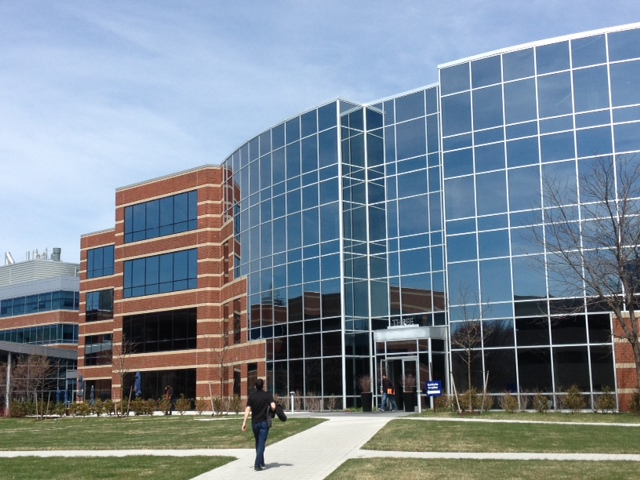
#> input picture ETV1/building1.jpg, 640 x 480 px
$ jupyter execute Assignment1b_ProjectiveTransforms_9117504_JB.ipynb
#> lines starting #> are read from the running program, lines starting #| are printed output that depends on the picture; long printed decimals are rounded
# Activity 1b - Projective Transformation

Your name: James Bishop

Your ID number: 9117504

Now, we are still in the space of 2D image transforms. However, there are some transforms that we cannot complete with a 2x2 matrix. We need to move into the homogeneous (or projective) domain. A simple example of this is translation. Let's investigate.

 * You must not use external libraries other than numpy for calculations and pyplot for displaying the images. We use OpenCV just to read the images - but this must not be used elsewhere. All the libraries are imported in the first cell.

[cell 1]
import cv2
import numpy as np
import matplotlib.pyplot as plt

img = cv2.imread('building1.jpg',cv2.IMREAD_GRAYSCALE)
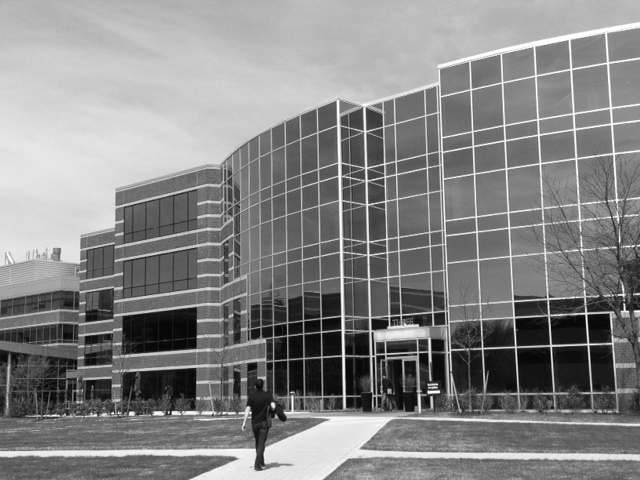
#> img: shape (480, 640); min 0, max 255, mean 133.4
plt.imshow(img,cmap='gray')

## Translation by adding vectors

Let's start with the basics of translating the image. We can do this by adding a translation vector to each coordinate (or the inverse if we are back-mapping, which is simply the subtraction of the vector. Look to Lecture 1.5 for the details on this. But the translation by vector addition is given by
$$
\begin{bmatrix} x' \\ y' \end{bmatrix} =
\begin{bmatrix} x \\ y \end{bmatrix} +
\begin{bmatrix} a \\ b \end{bmatrix}
$$
and the inverse is
$$
\begin{bmatrix} x \\ y \end{bmatrix} =
\begin{bmatrix} x' \\ y' \end{bmatrix} -
\begin{bmatrix} a \\ b \end{bmatrix}
$$
When these are applied to every pixel in the image, we get a translated image.

<font color='blue'>

##### Task:

In the last Python Notebook, you implemented a back-mapping method for transforming the image, based on defining a transform $\mathbf{T}$ and then using the inverse $\mathbf{T}^{-1}$.

Implement a back-mapping method for translation by vector addition. However, instead of multiplying by the inverse transform $\mathbf{T}^{-1}$, do this by subtracting the translation vector.

Much of the code will be similar to the code you created in the last workbook. Feel free to copy it over.

Be sure to check that the pixel locations are valid, and display your translated image.

[cell 2]
##################
# Your code here
#
# A back-mapping method for translation by vector addition

#Create variables to store the translation factors
a=50
b=70

# Calculate the dimensions for the output space based on the translation factors
img_hgt = img.shape[0] + b
img_wdt = img.shape[1] + a

# Create a new empty image with the calculated dimensions for the output space
img_out = np.zeros((img_hgt, img_wdt))

# Create the translation vector
T = np.array([a,b])

# --- Image Translation (Backward Mapping) ---
bound_err_cnt=0 # Boundary error count - the number of attempts to read outside the original image boundary

for y_out in range(img_out.shape[0]):  # iterate each row in the output image
    for x_out in range(img_out.shape[1]): # iterate each column
        pt_out = np.array([x_out,y_out]) # create a matrix of pixels contained in the output image
        pt_orig = np.subtract(pt_out, T) # Subtract translation vector from image pixel

    # No need to perform rounding or interpolation as all values with pixel subtraction
    # or addition are integers
        x_orig = pt_orig[0]
        y_orig = pt_orig[1]
    # check that the original co-ordinates are within the input image bounds
        if 0 <= y_orig < img.shape[0] and 0 <= x_orig < img.shape[1]:
        # Copy the pixel value from the input space to the output space
            img_out[y_out, x_out]=img[y_orig, x_orig]
        else:
            bound_err_cnt += 1
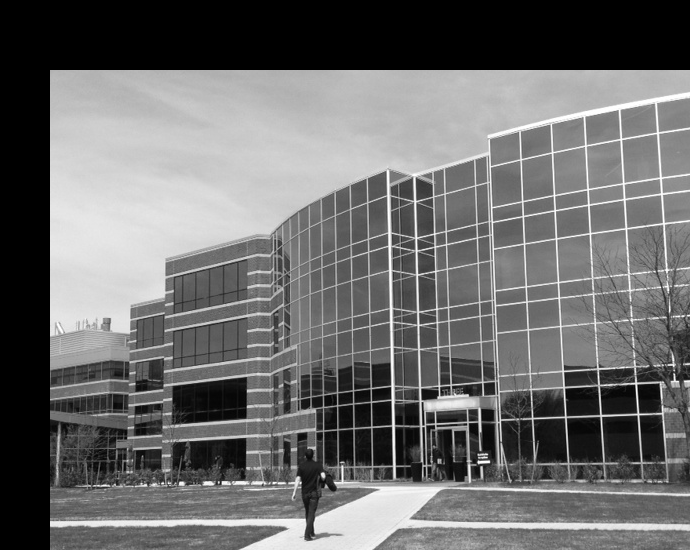
#> img_out: shape (550, 690) float64; min 0, max 255, mean 108
#> after the loop, bound_err_cnt = 72300
print(f"There were {bound_err_cnt} attempts to read outside the original image boundary")
#| There were 72300 attempts to read outside the original image boundary

# Display the inverse transformed image
plt.imshow(img_out, cmap='gray')
plt.title('Translated Image (Backward Mapping)')
plt.show()

## Translation using homogeneous transform

Adding and subtracting vectors is fine, but we like to represent it as a matrix, which brings it into the linear algebra fold, and we can use the whole suite of linear algebra tools that come with that, such as Eigen everything, least squares, singular value decompositions, and so on. This all assumes that we can represent the transformation as a matrix.

But we know, we can't do this using 2x2 matrices. We must move to 3x3 homogeneous transforms.

In this case, we can represent a translation as
$$
\begin{bmatrix} x' \\ y' \\ 1 \end{bmatrix} =
\begin{bmatrix}
1 & 0 & a \\
0 & 1 & b \\
0 & 0 & 1
\end{bmatrix}
\begin{bmatrix} x \\ y \\ 1 \end{bmatrix}
$$
where $(a,b)^\top$ is the translation vector.

<font color='blue'>

##### Task:

Again using back-mapping, implement a homogeneous transform (represented as a 3x3 matrix) version of the translation.

Use the same translation as you used in the code above, and see that the result is the same.

A couple of hints:
 * With back-mapping, we need to use the inverse transform. This is fine with homogeneous transforms, the inversion process (`np.linalg.inv`) works with homogeneous transforms.
 * When you are reading pixel locations as $(x,y)$, to apply the homogeneous transform, you need to convert them to the canonical homogeneous form $(x,y,1)$. You can then multiply this homgeneous coordinate with the homogeneous transform
 * In this case, you don't need to worry about dehomogenisation of the result. You can just take the first two elements of the resulting vector as your transformed coordinate (i.e., just drop the last element of the new coordinate).

[cell 3]
##################
# Your code here

[cell 4]
##################
# Your code here
#Translation using homogenous transform

#Create variables to store the translation factors
a=50
b=70

# Calculate the dimensions for the output space based on the translation factors
img_hgt = img.shape[0] + b
img_wdt = img.shape[1] + a

# Create a new empty image with the calculated dimensions for the output space
img_out = np.zeros((img_hgt, img_wdt))

# Create the homogeneous translation matrix (T_h)
T_h = np.array([
    [1, 0, a],
    [0, 1, b],
    [0, 0, 1]])

# Calculate the inverse of the homogeneous translation matrix
T_h_inv = np.linalg.inv(T_h)


bound_err_cnt_h = 0

for y_out in range(img_out.shape[0]):  # Corrected from img_out_h
    for x_out in range(img_out.shape[1]): # Corrected from img_out_h
        # Convert the output pixel to canonical homogenous form
        pt_out_h = np.array([x_out, y_out, 1])

        # Apply the inverse transform to get the original coordinate, '_fl' denotes 'float'
        pt_orig_h_fl = T_h_inv @ pt_out_h

        # As per instruction, no de-homogenization, just take the first two elements of the inverse transformed vector
        x_orig_fl = pt_orig_h_fl[0]
        y_orig_fl = pt_orig_h_fl[1]


        # Perform rounding to nearest integer,
        # this also performs nearest neighbours interpolation
        x_orig = int(np.rint(x_orig_fl))
        y_orig = int(np.rint(y_orig_fl))

         # check that the original co-ordinates are within the input image bounds
        if 0 <= y_orig < img.shape[0] and 0 <= x_orig < img.shape[1]:
            # Copy the pixel value from the input space to the output space
            img_out[y_out, x_out] = img[y_orig, x_orig] # Corrected from img_out_h
        else:
            bound_err_cnt_h += 1
#> after the loop, bound_err_cnt_h = 72300
print(f"There were {bound_err_cnt_h} attempts to read outside the original image boundary (Homogeneous Transform)")
#| There were 72300 attempts to read outside the original image boundary (Homogeneous Transform)

plt.imshow(img_out, cmap='gray') # Corrected from img_out_h
plt.title('Translated Image (Homogeneous Transform - Backward Mapping)')
plt.show()

<font color='blue'>

##### Question: Above I say that, in this particular case, you don't need to worry about dehomogenisation. Dehomogenisation usually involves dividing the vector by the last element, and then dropping the last element, i.e., $(x, y, w) \rightarrow (x/w, y/w)$. Specifically in the case above, why is this not needed?

The last element in this case is 1. Dividing by 1 does not change the value of the other elements so de-homogenization is not necessary.

## Combine rotation and translation in one homogeneous transform

Now let's make a slightly more complex homogeneous transformation, combining rotation and translation. A homogeneous rotation is given by
$$
\textbf{R} = \begin{bmatrix}
\cos(\theta) & -\sin(\theta) & 0 \\
\sin(\theta) & \cos(\theta) & 0 \\
0 & 0 & 1
\end{bmatrix}
$$

We combine the translation and rotation through matrix multiplication:
$$
\begin{bmatrix} x' \\ y' \\ 1 \end{bmatrix} =
\begin{bmatrix}
1 & 0 & t_x \\
0 & 1 & t_y \\
0 & 0 & 1
\end{bmatrix}
\begin{bmatrix}
\cos(\theta) & -\sin(\theta) & 0 \\
\sin(\theta) & \cos(\theta) & 0 \\
0 & 0 & 1
\end{bmatrix}
\begin{bmatrix} x \\ y \\ 1 \end{bmatrix}
$$

(Note that we have changed notation slightly to use $(t_x, t_y)$ as the translation vector).

<font color='blue'>

##### Task:

Using back-mapping, implement a homogeneous transform that incorporates translation and rotation.

Do this by defining the homogenous translation and rotation matrices separately, and then combining into one transformation by multiplying the two matrices together.

[cell 5]
##################
# Your code here

# Combine Translation and Rotation in one transform
# Create a new empty image of the size of the original
img_new = np.zeros(img.shape)

#Angle of rotation
angle_in_degrees = 15

# Calculate angle in radians
theta = np.radians(angle_in_degrees) # Convert degrees to radians if needed

# Create the Rotation Matrix
T_r= np.array([
    [np.cos(theta), -np.sin(theta), 0],
    [np.sin(theta),  np.cos(theta), 0],
    [0,0,1]
])

#Calculate the inverse of the rotation matrix
T_r_inv = np.linalg.inv(T_r)

# Create the translation factors and vector
tx=50
ty=70
T_v = np.array([tx,ty])

# Create the homogeneous translation matrix (T_h)
T_h = np.array([
    [1, 0, tx],
    [0, 1, ty],
    [0, 0, 1]])

# Calculate the inverse of the homogeneous translation matrix
T_h_inv = np.linalg.inv(T_h)

# Calculate the dimensions for the output space based on the translation factors
img_hgt = img.shape[0] + tx
img_wdt = img.shape[1] + ty

# Create a new empty image with the calculated dimensions for the output space
img_out = np.zeros((img_hgt, img_wdt))

bound_err_cnt_h = 0

for y_out in range(img_out.shape[0]):  # Corrected from img_out_h
    for x_out in range(img_out.shape[1]): # Corrected from img_out_h
        # Convert the output pixel to canonical homogenous form
        pt_out_h = np.array([x_out, y_out, 1])

        # Apply the inverse transform to get the original coordinate, '_fl' denotes 'float'
        pt_orig_h_fl = T_h_inv @ T_r_inv @ pt_out_h

        # As per instruction, no de-homogenization, just take the first two elements of the inverse transformed vector
        x_orig_fl = pt_orig_h_fl[0]
        y_orig_fl = pt_orig_h_fl[1]


        # Perform rounding to nearest integer,
        # this also performs nearest neighbours interpolation
        x_orig = int(np.rint(x_orig_fl))
        y_orig = int(np.rint(y_orig_fl))

         # check that the original co-ordinates are within the input image bounds
        if 0 <= y_orig < img.shape[0] and 0 <= x_orig < img.shape[1]:
            # Copy the pixel value from the input space to the output space
            img_out[y_out, x_out] = img[y_orig, x_orig] # Corrected from img_out_h
        else:
            bound_err_cnt_h += 1
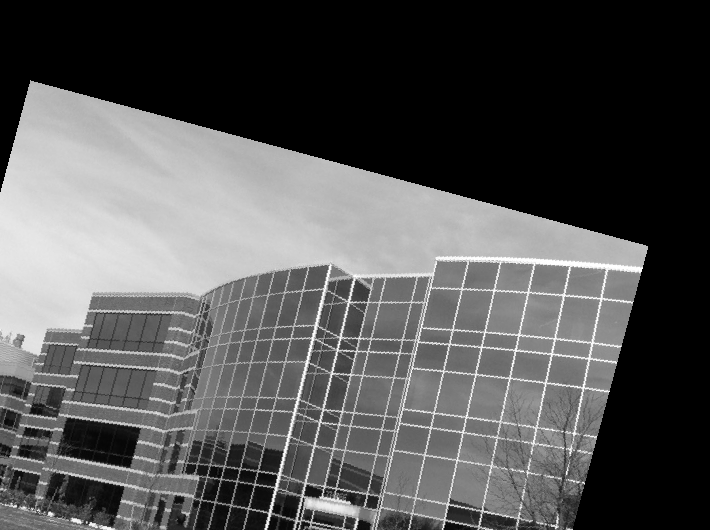
#> img_out: shape (530, 710) float64; min 0, max 255, mean 85.2
#> after the loop, bound_err_cnt_h = 148471
print(f"There were {bound_err_cnt_h} attempts to read outside the original image boundary (Homogeneous Transform)")
#| There were 148471 attempts to read outside the original image boundary (Homogeneous Transform)

plt.imshow(img_out, cmap='gray') # Corrected from img_out_h
plt.title('Translated Image (Homogeneous Transform - Backward Mapping)')
plt.show()

## Add in a scaling

We can incorporate scaling as well, as discussed in Lecture 1.6

$$
\begin{bmatrix} x' \\ y' \\ 1 \end{bmatrix} =
\begin{bmatrix}
1 & 0 & t_x \\
0 & 1 & t_y \\
0 & 0 & 1
\end{bmatrix}
\begin{bmatrix}
s_x & 0 & 0 \\
0 & s_x & 0 \\
0 & 0 & 1
\end{bmatrix}
\begin{bmatrix}
\cos(\theta) & -\sin(\theta) & 0 \\
\sin(\theta) & \cos(\theta) & 0 \\
0 & 0 & 1
\end{bmatrix}
\begin{bmatrix} x \\ y \\ 1 \end{bmatrix}
$$

<font color='blue'>

##### Task:

Using back-mapping, implement a homogeneous transform that incorporates translation, scaling and rotation, per the equation above.

Do this by defining the homogenous translation, scaling, and rotation matrices separately, and then combining into one transformation by multiplying the two matrices together.

[cell 6]
##################
# Your code here

# Add scaling to homogenous transform

# Create a new empty image of the size of the original
img_new = np.zeros(img.shape)

#Angle of rotation
angle_in_degrees = 15

# Calculate angle in radians
theta = np.radians(angle_in_degrees) # Convert degrees to radians if needed

# Create the Rotation Matrix
T_r= np.array([
    [np.cos(theta), -np.sin(theta), 0],
    [np.sin(theta),  np.cos(theta), 0],
    [0,0,1]
])

#Calculate the inverse of the rotation matrix
T_r_inv = np.linalg.inv(T_r)

# Create the translation factors and vector
tx=50
ty=70
T_v = np.array([tx,ty])

# Create the homogeneous translation matrix (T_h)
T_h = np.array([
    [1, 0, tx],
    [0, 1, ty],
    [0, 0, 1]])

#Add scale factor (sx)
sx=0.75

# Calculate the inverse of the homogeneous translation matrix
T_h_inv = np.linalg.inv(T_h)

#Create Scale Matrix
S_m = np.array([
    [sx, 0, 0],
    [0, sx, 0],
    [0, 0, 1]])

#Calculate the inverse of the scaling matrix
S_m_inv = np.linalg.inv(S_m)

# Calculate the dimensions for the output space based on the translation factors
img_hgt = img.shape[0] + tx
img_wdt = img.shape[1] + ty

# Create a new empty image with the calculated dimensions for the output space
img_out = np.zeros((img_hgt, img_wdt))

bound_err_cnt_h = 0

for y_out in range(img_out.shape[0]):
    for x_out in range(img_out.shape[1]):
        # Convert the output pixel to canonical homogenous form
        pt_out_h = np.array([x_out, y_out, 1])

        # Apply the inverse transform to get the original coordinate, '_fl' denotes 'float'
        pt_orig_h_fl = T_h_inv @ S_m_inv @ T_r_inv @ pt_out_h

        # As per instruction, no de-homogenization, just take the first two elements of the inverse transformed vector
        x_orig_fl = pt_orig_h_fl[0]
        y_orig_fl = pt_orig_h_fl[1]


        # Perform rounding to nearest integer,
        # this also performs nearest neighbours interpolation
        x_orig = int(np.rint(x_orig_fl))
        y_orig = int(np.rint(y_orig_fl))

         # check that the original co-ordinates are within the input image bounds
        if 0 <= y_orig < img.shape[0] and 0 <= x_orig < img.shape[1]:
            # Copy the pixel value from the input space to the output space
            img_out[y_out, x_out] = img[y_orig, x_orig] # Corrected from img_out_h
        else:
            bound_err_cnt_h += 1
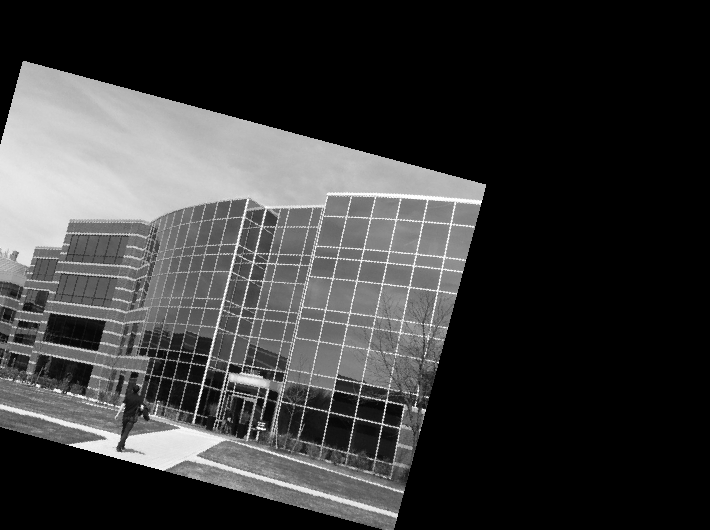
#> img_out: shape (530, 710) float64; min 0, max 255, mean 58.1
#> after the loop, bound_err_cnt_h = 213397
print(f"There were {bound_err_cnt_h} attempts to read outside the original image boundary (Homogeneous Transform)")
#| There were 213397 attempts to read outside the original image boundary (Homogeneous Transform)

plt.imshow(img_out, cmap='gray') # Corrected from img_out_h
plt.title('Translated Image (Scaled Homogeneous Transform - Backward Mapping)')
plt.show()

## Rotate the image about its centre point

Currently, all rotation is about the origin, i.e., the top left corner of the image. What if we want to rotate about a different point? This is just a combination of three different homogeneous transforms. Have a look at Lecture 1.6 again.

<font color='blue'>

##### Task:

Implement a rotation about the centre of the image, by defining three independent homogeneous matrices and combining them into one matrix.

[cell 7]
##################
# Your code here

# Rotate image about it's centre point.

# Create a new empty image of the size of the original
img_out = np.zeros(img.shape)

#First find centre point of the image and it's distance from the origin to calculate the translation factors
center_x = img.shape[1] // 2
center_y = img.shape[0] // 2
print(f"Image center: x={center_x}, y={center_y}")
#| Image center: x=320, y=240

#Call the translation factors qx and qy as described in Lecture 1.6
qx=center_x
qy=center_y

#Define the homogenous translation matrix (subtractive)
T_h_n = np.array([
                  [1, 0, -qx],
                  [0, 1, -qy],
                  [0, 0, 1]])
#Now calculate it's inverse
T_h_n_inv = np.linalg.inv(T_h_n)

#Define the homogenous translation matrix (additive)
T_h_p = np.array([
                  [1, 0, qx],
                  [0, 1, qy],
                  [0, 0, 1]])
#Now calculate it's inverse
T_h_p_inv = np.linalg.inv(T_h_p)

#Angle of rotation
angle_in_degrees = 135

# Calculate angle in radians
theta = np.radians(angle_in_degrees) # Convert degrees to radians if needed

# Create the Rotation Matrix
T_r= np.array([
    [np.cos(theta), -np.sin(theta), 0],
    [np.sin(theta),  np.cos(theta), 0],
    [0,0,1]])

#Calculate the inverse of the rotation matrix
T_r_inv = np.linalg.inv(T_r)

#Combine the three independent homogenous matrices into one matrix T_comb
T_comb = T_h_p @ T_r @ T_h_n
print(T_comb)
#| [[-7.07106781e-01 -7.07106781e-01  7.15979797e+02]
#|  [ 7.07106781e-01 -7.07106781e-01  1.83431458e+02]
#|  [ 0.00000000e+00  0.00000000e+00  1.00000000e+00]]

#Get the inverse of T_comb
T_comb_inv = np.linalg.inv(T_comb)
print(T_comb_inv)
#| [[ -0.7071   0.7071 376.569]
#|  [ -0.7071  -0.7071 635.980]
#|  [  0.           0.           1.        ]]


bound_err_cnt = 0

for y_out in range(img_out.shape[0]):
    for x_out in range(img_out.shape[1]):
        pt_out_h = np.array([x_out, y_out, 1])

        # Apply the inverse transform to get the original coordinate, '_fl' denotes 'float'
        pt_orig_h_fl = T_comb_inv  @ pt_out_h

        # As per instruction, no de-homogenization, just take the first two elements of the inverse transformed vector
        x_orig_fl = pt_orig_h_fl[0]
        y_orig_fl = pt_orig_h_fl[1]


        # Perform rounding to nearest integer,
        # this also performs nearest neighbours interpolation
        x_orig = int(np.rint(x_orig_fl))
        y_orig = int(np.rint(y_orig_fl))

         # check that the original co-ordinates are within the input image bounds
        if 0 <= y_orig < img.shape[0] and 0 <= x_orig < img.shape[1]:
            # Copy the pixel value from the input space to the output space
            img_out[y_out, x_out] = img[y_orig, x_orig] # Corrected from img_out_h
        else:
            bound_err_cnt += 1
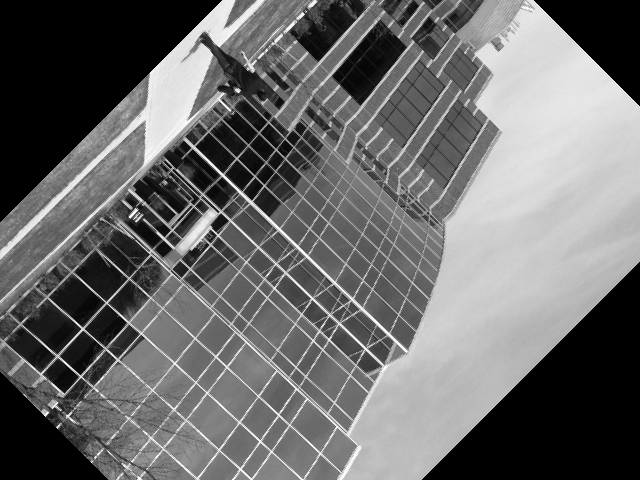
#> img_out: shape (480, 640) float64; min 0, max 255, mean 107
#> after the loop, bound_err_cnt = 60181
print(f"There were {bound_err_cnt_h} attempts to read outside the original image boundary (Homogeneous Transform)")
#| There were 213397 attempts to read outside the original image boundary (Homogeneous Transform)
#> (the rest of the program and of its run is left out)
